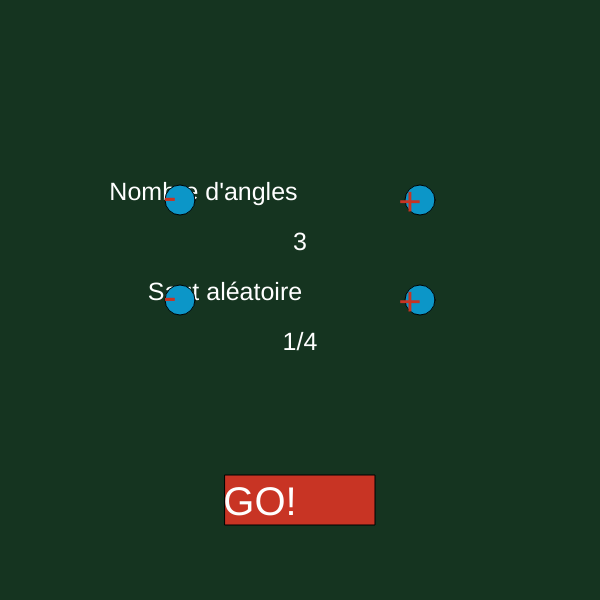
Frame 1 (no input)
Frame 60 (no input): identical to frame 1, image omitted
Frame 120 (the mouse pressed at the canvas centre since frame 60): identical to frame 1, image omitted

The p5.js sketch that drew this single still picture (run headless with seeded random() and noise() and a simulated clock; from frame 60 on, the mouse is pressed at the canvas centre):

// p5.js sketch
// ── sketch.js
var rmpoints = [];
var n = 3;
var points = [];
var distplus;
var distmoins;
var distplus2;
var distmoins2;
var sauts = ['', '1/10', '1/5', '1/4', '1/3', '1/2', ''];
var s = 3;
var click = false;
var distgo;
var canv = false;
function setup() {
    textAlign(CENTER);
    rectMode(CENTER);
    angleMode(DEGREES);
    createCanvas(600, 600);
    background(51);
}

function draw() {
    if(canv === false) {
    background(21, 52, 32);
    distplus = dist(mouseX, mouseY, 420, 200);
    distmoins = dist(180, 200, mouseX, mouseY);
    textSize(25);
    fill(255);
    text(' Nombre d\'angles', 200, 200);
    text(n, 300, 250);
    fill(12, 150, 200);
    ellipse(180, 200, 30, 30);
    ellipse(420, 200, 30, 30);
    fill(200, 52, 36);
    textSize(40);
    text('-', 170, 210);
    text('+', 410, 215);
    if(click && distplus < 15) {
        n += 1;
    }
    if(click && distmoins < 15) {
        n -= 1;
    }
    if(n < 2) {
        n = 2;
    }

    
    
    if(click && distplus2 < 15) {
        s += 1;
    }
    if(click && distmoins2 < 15) {
        s -= 1;
    }
    if(s < 1) {
        s = 1;
    }
    if(s > 4) {
        s = 4;
    }
    textSize(25);
    fill(255);
    text('Saut aléatoire', 225, 300);
    text(sauts[s], 300, 350);
    fill(12, 150, 200);
    ellipse(180, 300, 30, 30);
    ellipse(420, 300, 30, 30);
    fill(200, 52, 36);
    textSize(40);
    text('-', 170, 310);
    text('+', 410, 315);
    distplus2 = dist(mouseX, mouseY, 420, 300);
    distmoins2 = dist(180, 300, mouseX, mouseY);
    
    
    distgo = dist(mouseX, mouseY, 260, 515);
    rect(300, 500, 150, 50);
    fill(255);
    text('GO!', 260, 515);
    if(click && distgo < 100) {
        canv = true;
    }
    
    click = false;
    }
    
    if(canv) {
        Geo();
    }
    
}
function Geo() {
    translate(300, 300);
    background(51);
   for(var i = 0; i < 360/n; i++) {
       points.push(new Point(i));
   }
    for (var j = 0; j < points.length; j++) {
        stroke(255);
        points[j].draw();
    }
    
}
function mouseClicked() {
    click = true;
}
// ── Point.js
function Point(index) {
    this.index = index;
    this.vectt = createVector(0, 1);
    this.vectt.rotate(360/n * this.index);
    this.vectt.setMag(200);
    this.draw = function() {
        stroke(255);
        strokeWeight(10);
        point(this.vectt.x, this.vectt.y);
    }
}
